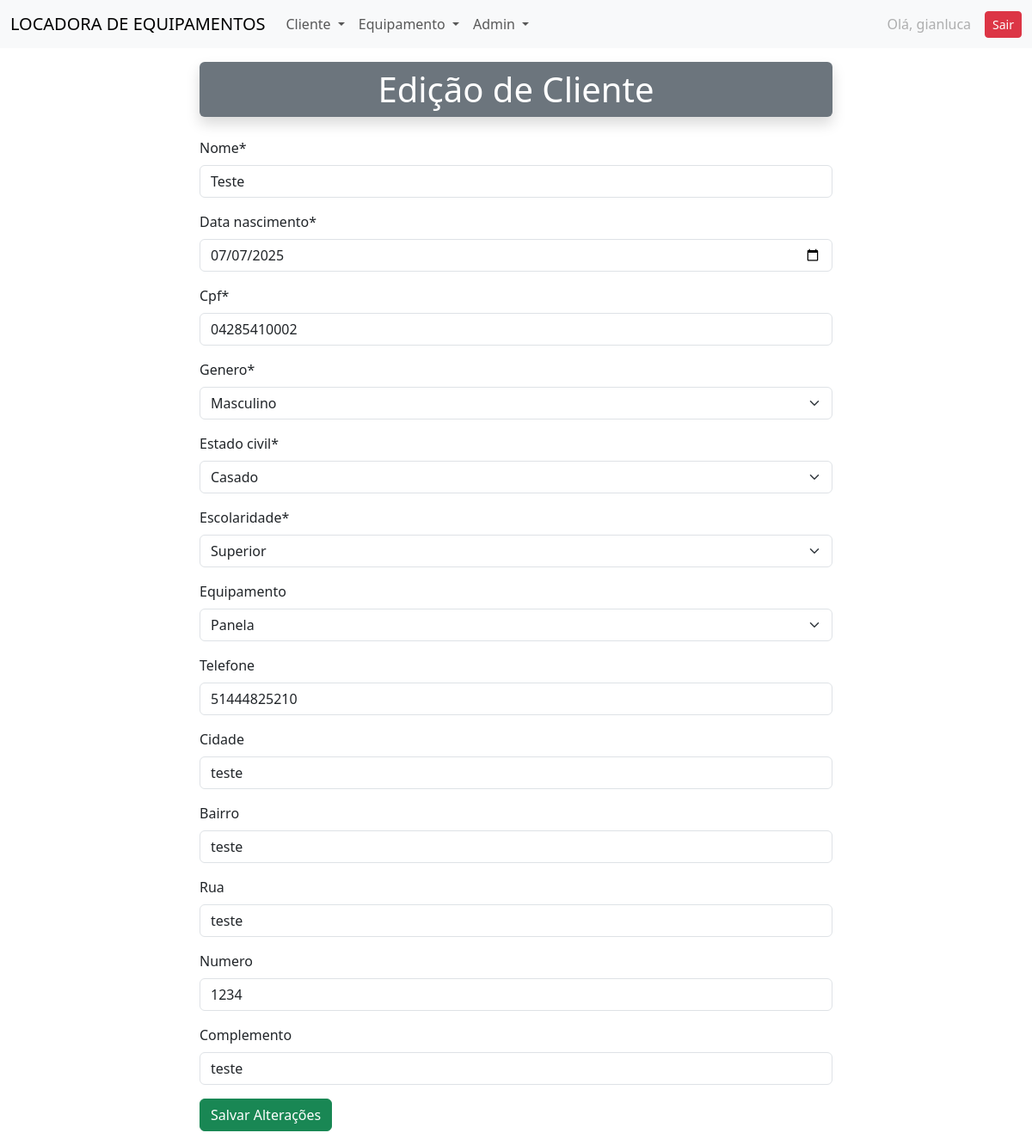
Screenshot of /locadora/editar_cliente/1/ (signed in) with the database file from the repository.
### locadora/models.py (models this page shows, shortened)
class Usuario(models.Model):
    nome = models.CharField(max_length=100)
    data_nascimento = models.DateField()
    cpf = models.CharField(max_length=14, unique=True)
    genero = models.CharField(max_length=2, choices=GENERO_CHOICES)
    estado_civil = models.CharField(max_length=30, choices=ESTADO_CIVIL_CHOICES)
    escolaridade = models.CharField(max_length=50, choices=ESCOLARIDADE_CHOICES)
    equipamento = models.ForeignKey(Equipamento, on_delete=models.SET_NULL, null=True, blank=True)
    ativo = models.BooleanField(default=True)
    telefone = models.CharField(max_length=15, blank=True, null=True)
    cidade = models.CharField(max_length=100, blank=True, null=True)
    bairro = models.CharField(max_length=100, blank=True, null=True)
    rua = models.CharField(max_length=100, blank=True, null=True)
    numero = models.CharField(max_length=10, blank=True, null=True)
    complemento = models.CharField(max_length=100, blank=True, null=True)

class Equipamento(models.Model):
    nome = models.CharField(max_length=100)
    modelo = models.CharField(max_length=100, blank=True, null=True)
    numero_serie = models.CharField(max_length=100, blank=True, null=True)
    status = models.CharField(
        max_length=20,
        choices=STATUS_CHOICES,
        default='DISPONIVEL'
    )
    categoria = models.CharField(max_length=100, blank=True, null=True)
    fabricante = models.CharField(max_length=100, blank=True, null=True)
    em_manutencao = models.BooleanField(default=False)
    data_alugado = models.DateField(null=True, blank=True)
    foto = StdImageField(
        upload_to='fotos/equipamentos',
        variations={'thumb': (150, 150), 'medium': (300, 300)},
        blank=True,
        null=True
    )
    def __str__(self):
        return self.nome

### locadora/views.py (the view, shortened to what this page needs)
# urls.py: path('editar_cliente/<int:id>/', views.editar_cliente, name='editar_cliente'),
@login_required
def editar_cliente(request, id):
    try:
        usuario = Usuario.objects.get(id=id)
    except:
        return redirect('usuarios')
    form = UsuarioForm(instance=usuario)
    dados = {
        'form': form,
        'usuario': usuario,
    }
    return render(request, 'locadora/editar_cliente.html', dados)

### locadora/forms.py
class UsuarioForm(forms.ModelForm):
    data_nascimento = forms.DateField(
        widget=forms.DateInput(attrs={'type': 'date'}, format='%Y-%m-%d'),
        input_formats=['%Y-%m-%d']
    )
    class Meta:
        model = Usuario
        fields = [
            'nome', 'data_nascimento', 'cpf', 'genero', 'estado_civil',
            'escolaridade', 'equipamento', 'telefone',
            'cidade', 'bairro', 'rua', 'numero', 'complemento',
        ]
    def __init__(self, *args, **kwargs):
        super().__init__(*args, **kwargs)
        equipamento_atual = self.instance.equipamento if self.instance and self.instance.equipamento else None
        equipamentos_disponiveis = Equipamento.objects.filter(status='DISPONIVEL')
        if equipamento_atual:
            equipamentos_disponiveis = Equipamento.objects.filter(
                models.Q(status='DISPONIVEL') | models.Q(id=equipamento_atual.id)
            )
        self.fields['equipamento'].queryset = equipamentos_disponiveis

### locadora/templates/locadora/editar_cliente.html (shortened to what this page needs)
{% extends 'locadora/base.html'  %}
{% load crispy_forms_tags %}
{% block content %}
<div class="container my-3">
    <div class="row">
        <div class="col-8 mx-auto">
            <h1 class="bg-secondary shadow rounded py-2 text-center text-white">Edição de Cliente</h1>
        </div>
    </div>
</div>
<div class="container my-3">
    <div class="row">
        <div class="col-8 mx-auto">
            <form method="post" enctype="multipart/form-data">
                {{ form|crispy }}
            <button type="submit" class="btn btn-success">Salvar Alterações</button>
            </form>
        </div>
    </div>
</div>
{% endblock %}

### locadora/templates/locadora/partials/_menu.html (shortened to what this page needs)
<nav class="navbar navbar-expand-lg bg-body-tertiary">
  <div class="container-fluid">
    <a class="navbar-brand" href="#">LOCADORA DE EQUIPAMENTOS</a>
    <div class="collapse navbar-collapse" id="navbarNavDropdown">
      <ul class="navbar-nav">
        <li class="nav-item dropdown">
          <a class="nav-link dropdown-toggle" href="#" role="button" data-bs-toggle="dropdown" aria-expanded="false">
            Cliente
          </a>
        </li>
        <li class="nav-item dropdown">
          <a class="nav-link dropdown-toggle" href="#" role="button" data-bs-toggle="dropdown" aria-expanded="false">
            Equipamento
          </a>
        </li>
        <li class="nav-item dropdown">
          <a class="nav-link dropdown-toggle" href="#" role="button" data-bs-toggle="dropdown" aria-expanded="false">
            Admin
          </a>
        </li>
      </ul>
      {% if user.is_authenticated %}
      <ul class="navbar-nav ms-auto">
        <li class="nav-item">
          <div class="d-flex align-items-center gap-2">
            <span class="nav-link disabled mb-0">Olá, {{ user.username }}</span>
            <a class="btn btn-danger btn-sm" href="{% url 'logout' %}">Sair</a>
          </div>
        </li>
      </ul>
      {% endif %}
    </div>
  </div>
</nav>

### rows the page displays
Usuario: nome "Teste", data_nascimento "07/07/2025", cpf "04285410002", genero "Masculino", estado_civil "Casado", escolaridade "Superior", equipamento "Panela", telefone "51444825210", cidade "teste", bairro "teste", rua "teste", numero "1234", complemento "teste"

### other values shown
{{ user.username }} "gianluca"
